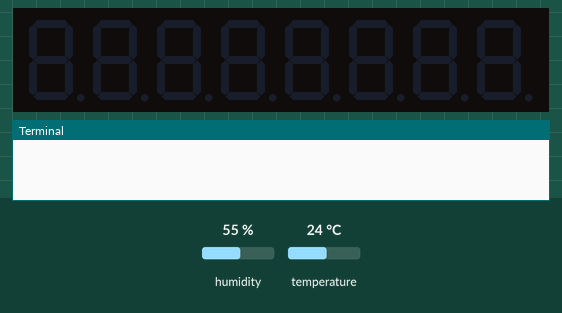
Bench run of a program on a simulated Raspberry Pi (BCM pin numbers). Parts: 8-digit seven-segment display, the last lines printed to the terminal. The inputs (shaded band) are chosen by the test bench; at power-on: humidity 55 %, temperature 24 °C.

Above: at 0.1 s.
At 0.58 s:
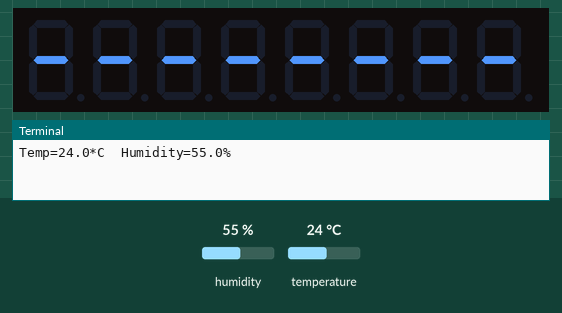
At 16.3 s:
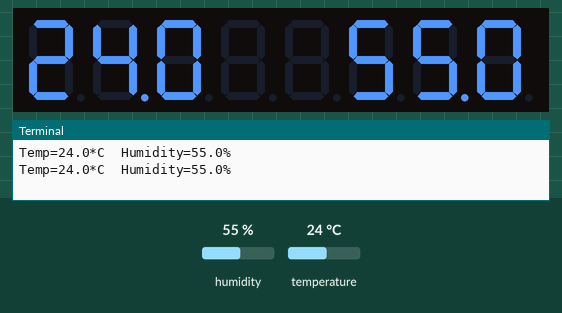

Measured:
- what the display in image 2 shows lasts 15.5 s, from 16.3 s to 31.8 s

The program:

humiTemp7Segment.py
```python
import time
import Adafruit_DHT
import json
import os
import sys
import requests
import datetime

from luma.led_matrix.device import max7219
from luma.core.interface.serial import spi, noop
from luma.core.virtual import viewport, sevensegment

pin = 4
sensor = Adafruit_DHT.DHT22

def date(seg):
  now = datetime.datetime.now()
  seg.text = now.strftime("%y-%m-%d")

def clock(seg):
  interval = 0.5
  for i in range(int(5/interval)):
    now = datetime.datetime.now()
    seg.text = now.strftime("%H-%M-%S")

    if i % 2 == 0:
      seg.text = now.strftime("%H-%M-%S")
    else:
      seg.text = now.strftime("%H %M %S")
    time.sleep(interval)

def humiTemp(seg):
  humidity, temperature = Adafruit_DHT.read_retry(sensor, pin)

  if humidity is not None and temperature is not None:
    print('Temp={0:0.1f}*C  Humidity={1:0.1f}%'.format(temperature, humidity))
#    seg.text = ('{0:0.1f} CEL'.format(temperature))
#    time.sleep(5)
#    seg.text = ('{0:0.1f} PER'.format(humidity))
    seg.text = '--------'
    time.sleep(0.1)
    seg.text = ('{0:0.1f}  {1:0.1f}'.format(temperature, humidity))
    time.sleep(15)
  else:
    humiTemp(seg)

def main():
  serial = spi(port=0, device=0, gpio=noop())
  device = max7219(serial, cascaded=1)
  seg = sevensegment(device)

  while True:
#    date(seg)
#    time.sleep(3)
#    clock(seg)
    humiTemp(seg)

if __name__ == '__main__':
  main()
```
